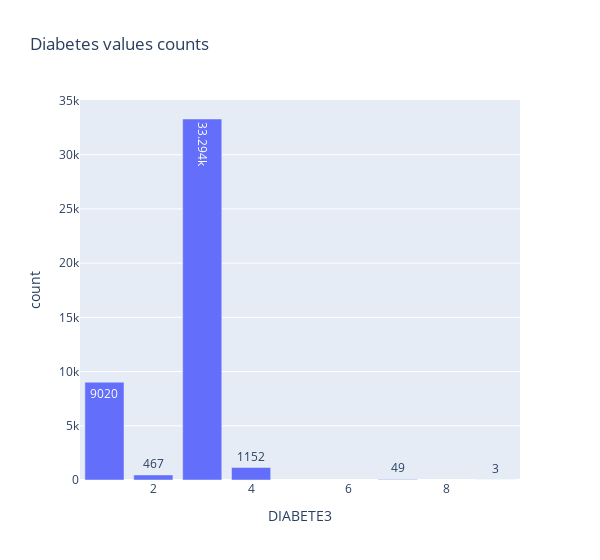

The notebook cell this image was saved under:
### Markdown cell above
There are no evident outliers, we'll keep all the data for the next steps. 

Last but not least, we have to clean the target variable, `DIABETE3`. As a remember, here are the values that `DIABETE3` can take: 

- 1: "Yes"

- 2: "Yes, but female told only during pregnancy"

- 3: "No"

- 4: "No, pre-diabetes or borderline diabetes"

- 7: "Dont know/Not Sure"

- 9: "Refused"

- .: "Not asked or Missing"

- .D: "DK/NS"

- .R: "REFUSED"

### Code cell
fig = px.bar(
    data_frame=df_f.group_by('DIABETE3').agg(pl.count()).sort('DIABETE3').to_dicts(), 
    x='DIABETE3', 
    y='count',
    title='Diabetes values counts',
    width=600, 
    text_auto=True
)
fig.show()

### Figure 1 — Plotly figure (JSON) as saved in the notebook; plotly's stock layout.template omitted (floating-point values rounded to 4 significant figures)
{"data": [{"alignmentgroup": "True", "hovertemplate": "DIABETE3=%{x}<br>count=%{y}<extra></extra>", "legendgroup": "", "marker": {"color": "#636efa", "pattern": {"shape": ""}}, "name": "", "offsetgroup": "", "orientation": "v", "showlegend": false, "textposition": "auto", "texttemplate": "%{y}", "type": "bar", "x": [1, 2, 3, 4, 7, 9], "xaxis": "x", "y": [9020, 467, 33294, 1152, 49, 3], "yaxis": "y"}], "layout": {"barmode": "relative", "legend": {"tracegroupgap": 0}, "title": {"text": "Diabetes values counts"}, "width": 600, "xaxis": {"anchor": "y", "domain": [0, 1], "title": {"text": "DIABETE3"}}, "yaxis": {"anchor": "x", "domain": [0, 1], "title": {"text": "count"}}}}
